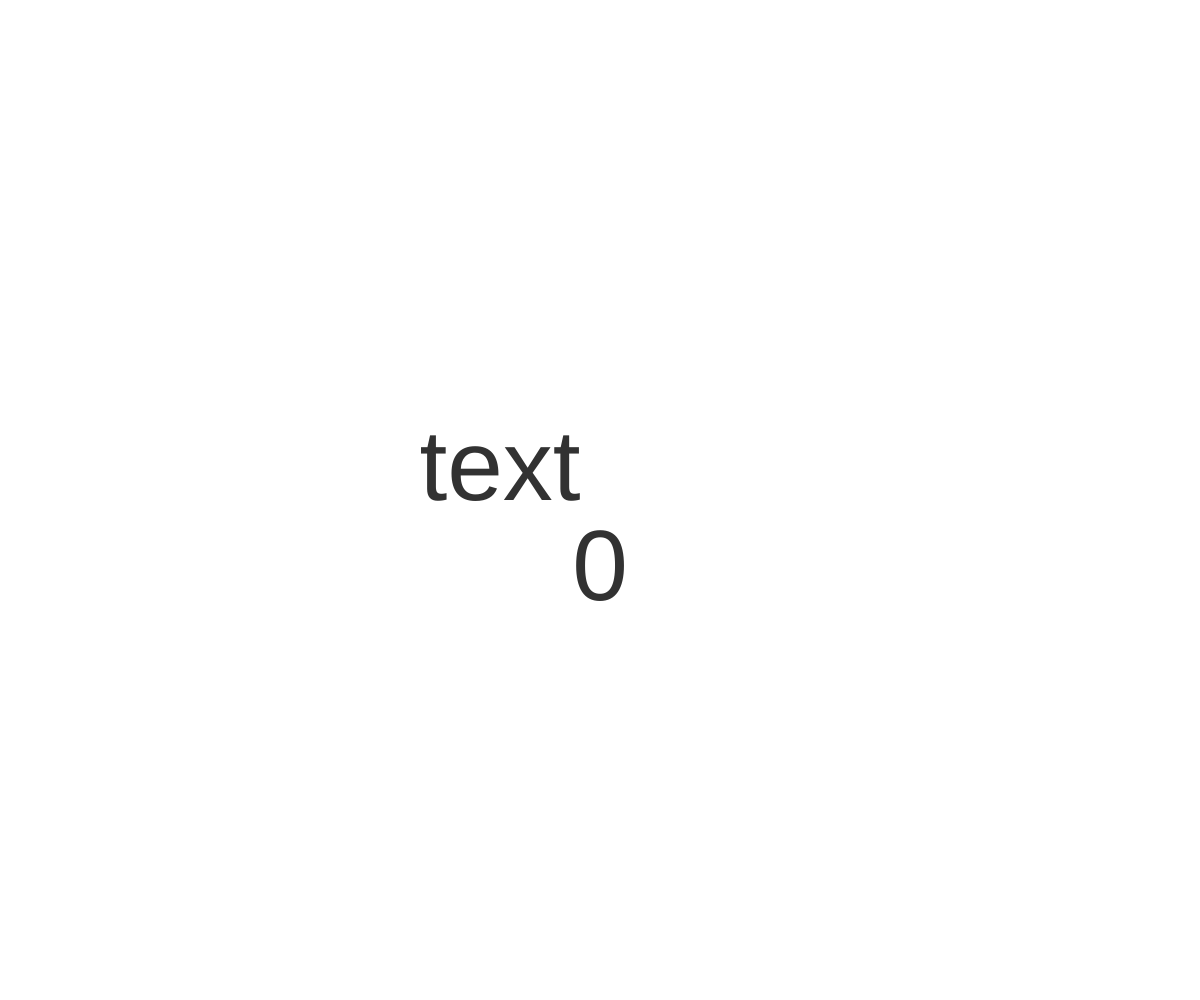
Frame 1 (no input)
Frame 60 (no input): identical to frame 1, image omitted
Frame 120 (the mouse pressed at the canvas centre since frame 60): identical to frame 1, image omitted

The p5.js sketch that drew this single still picture (run headless with seeded random() and noise() and a simulated clock; from frame 60 on, the mouse is pressed at the canvas centre):

// p5.js sketch
// ── sketch.js
function setup() {
	createCanvas(window.innerWidth, window.innerHeight, P2D);
}

function draw() {
  background(255);

  //rotateX(radians(rotationX));
  //rotateY(radians(rotationY));
  fill(50);
  textSize(100)
  textAlign(CENTER)
   text("text",500,500)
 text(rotationZ, 600,600)
}
